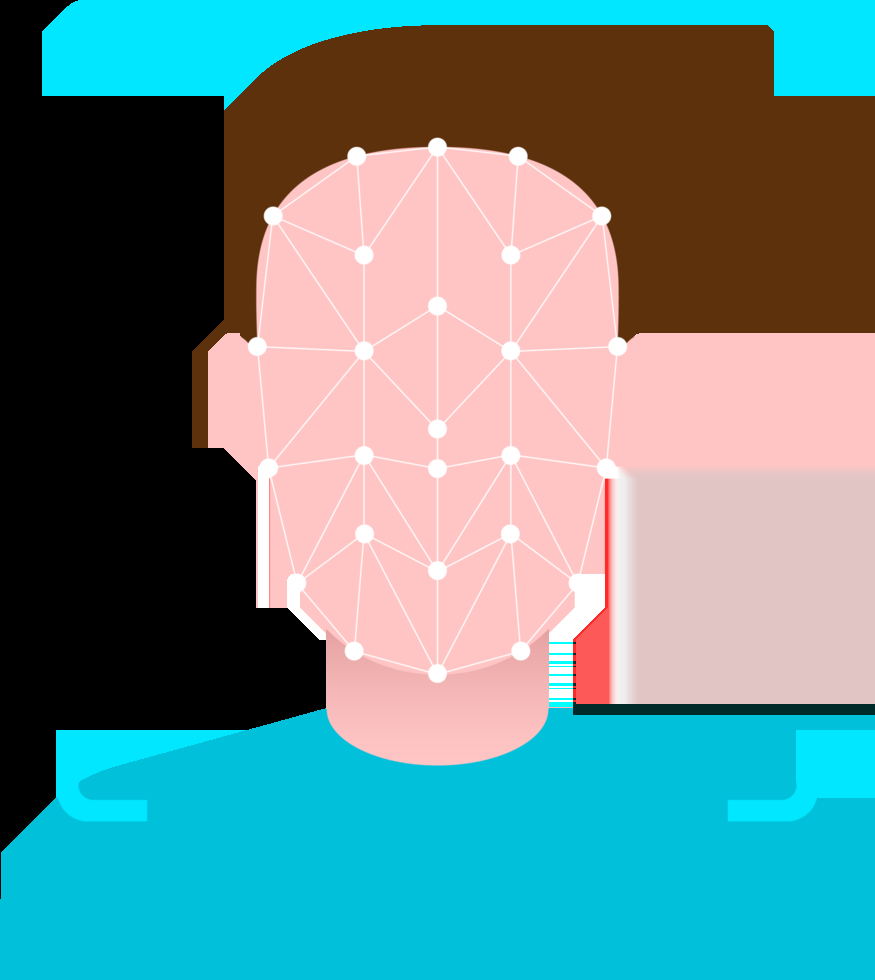
#> input picture Face recognition/facerecog.webp, 875 x 980 px, given in place of the camera
$ python Addface.py
#> lines starting #> are read from the running program, lines starting #| are printed output that depends on the picture
import cv2, sys, numpy, os, time

# Function to create directory if it doesn't exist
def create_directory(directory):
    if not os.path.exists(directory):
        os.makedirs(directory)

count = 0
size = 4
fn_haar = 'haarcascade_frontalface_default.xml'
fn_dir = 'database'
fn_name = input("Enter the Person's Name: ")
#> the answer given: facerecog.webp
path = os.path.join(fn_dir, fn_name)

# Create 'database' directory if it doesn't exist
create_directory(fn_dir)

# Create subdirectory for the person's name
create_directory(path)

(im_width, im_height) = (112, 92)
haar_cascade = cv2.CascadeClassifier(fn_haar)
webcam = cv2.VideoCapture(0)

print("-----------------------Taking pictures----------------------")
print("--------------------Give some expressions---------------------")

while count < 45:
    (rval, im) = webcam.read()
#> im is the input picture: shape (980, 875, 3); mean B, G, R 140.3, 138, 101.4
    im = cv2.flip(im, 1, 0)
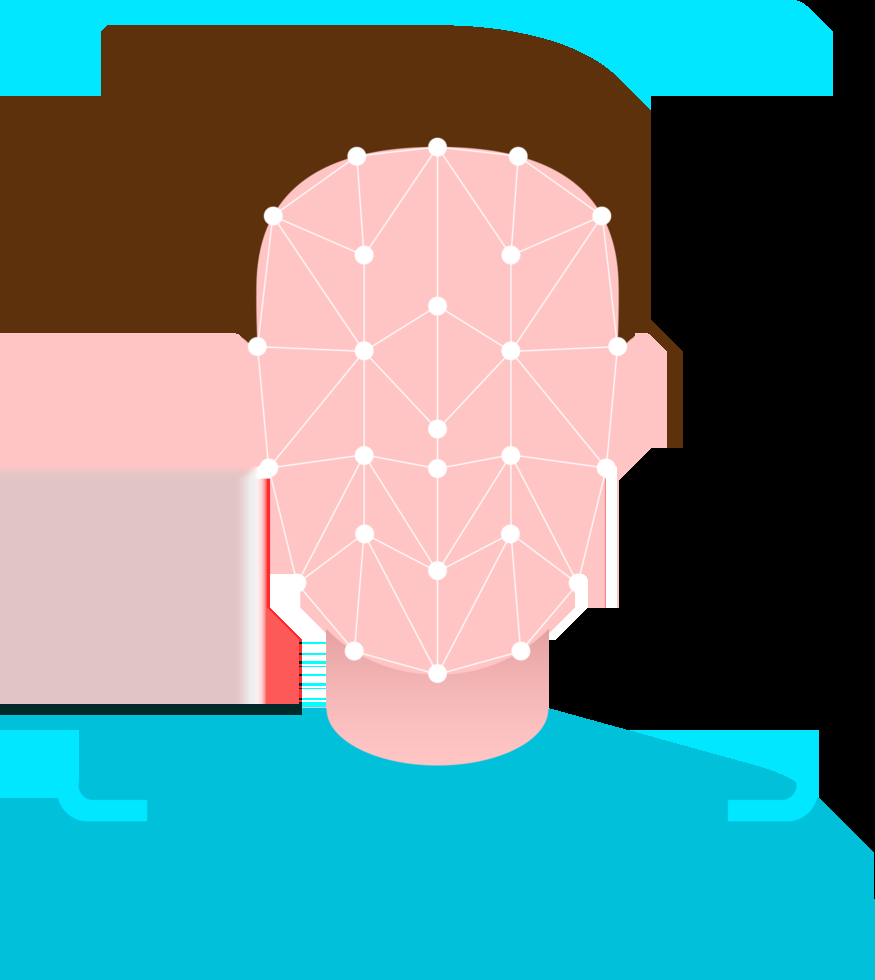
#> im: shape (980, 875, 3); mean B, G, R 140.3, 138, 101.4
    gray = cv2.cvtColor(im, cv2.COLOR_BGR2GRAY)
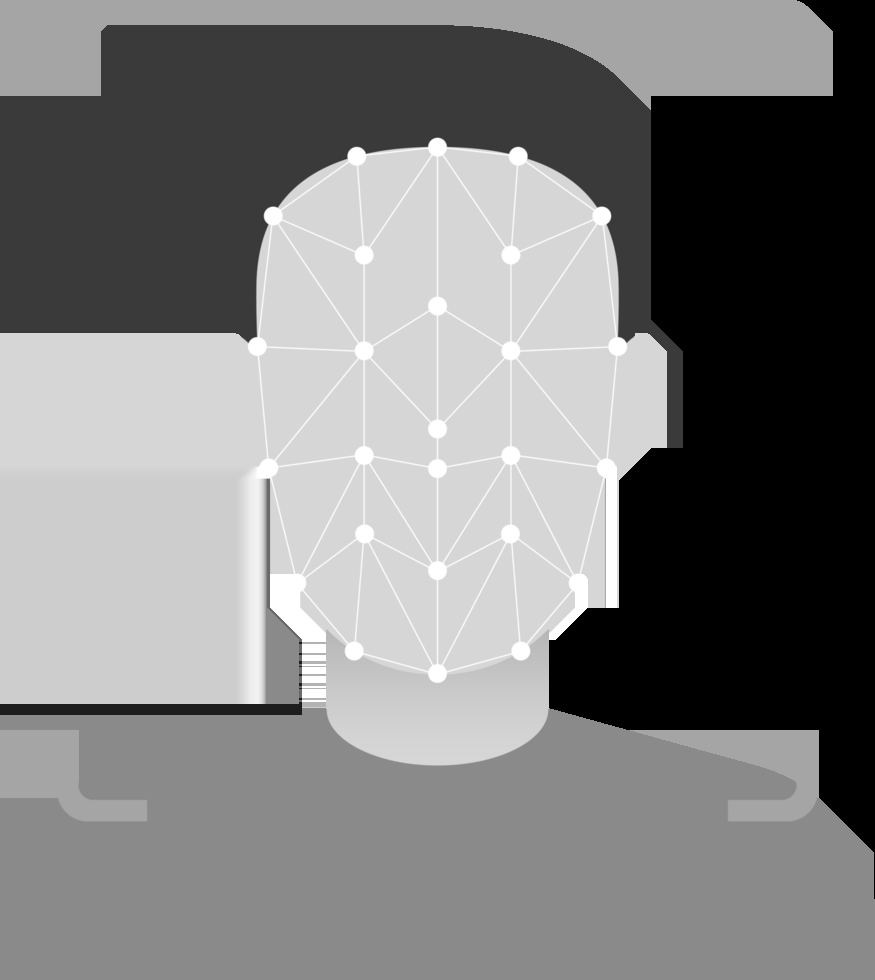
#> gray: shape (980, 875); min 0, max 255, mean 127.2
    mini = cv2.resize(gray,(gray.shape[1]//size, gray.shape[0]//size))
    faces = haar_cascade.detectMultiScale(mini)
#> faces = ()
    faces = sorted(faces, key=lambda x: x[3])
#> faces = []
    if faces:
        face_i = faces[0]
        (x, y, w, h) = [v * size for v in face_i]
        face = gray[y:y + h, x:x + w]
        face_resize = cv2.resize(face, (im_width, im_height))
        pin=sorted([int(n[:n.find('.')]) for n in os.listdir(path)
               if n[0]!='.' ]+[0])[-1] + 1
        cv2.imwrite('%s/%s.png' % (path, pin), face_resize)
        cv2.rectangle(im, (x, y), (x + w, y + h), (0, 255, 0), 3)
        cv2.putText(im, fn_name, (x - 10, y - 10), cv2.FONT_HERSHEY_PLAIN,
            1,(0, 255, 0))
        time.sleep(0.38)
        count += 1
    cv2.imshow('OpenCV', im)
    key = cv2.waitKey(10)
#> (key Esc is pressed here)
    if key == 27:
        break
print(str(count) + " images taken and saved to " + fn_name +" folder in database ")
